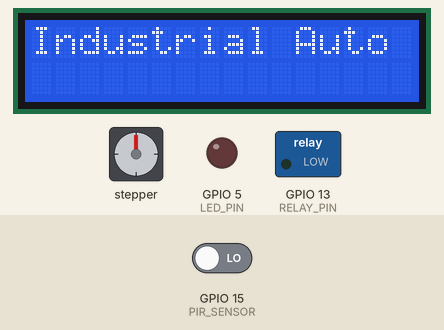
Simulated run of this sketch. Board: ESP32. On the bench: stepper motor, 16×2 character LCD, switched loads named in the sketch (green lamp = pin HIGH), output pins drawn as LEDs (lit = HIGH). Wiring (from diagram.json): stepper motor driver (200 steps per turn assumed): step GPIO 18; direction GPIO 19. The test bench sets the inputs (shaded band); at power-on: GPIO 15 (PIR_SENSOR) LOW. Pins used as bus, display or sensor lines are not drawn; what the sketch prints to the serial monitor is not drawn.

Above: at 0.1 s.
At 3.2 s:
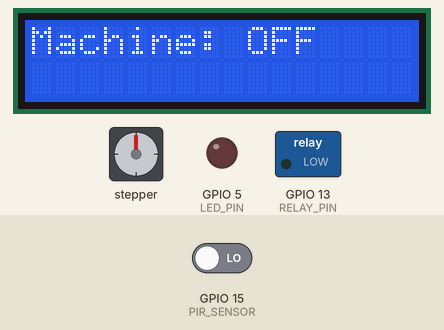
3.3 s: GPIO 15 (PIR_SENSOR) driven HIGH
At 5.0 s:
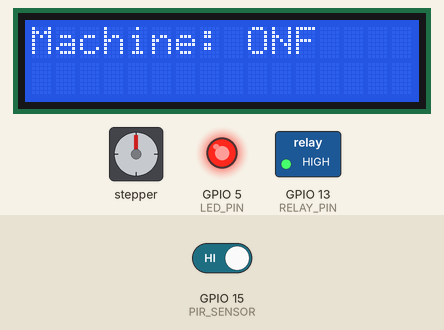
Timing chart, 0 to 13.4 s (numbered marks = the images above; inputs shaded):
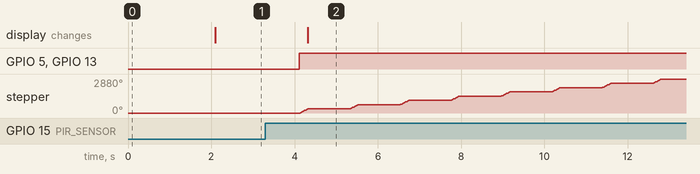

Measured:
- after the input at 3.3 s, GPIO 5 (LED_PIN), GPIO 13 (RELAY_PIN): LOW → HIGH after 0.81 s; stepper: turns 360° clockwise in 0.18 s, repeating every 1.2 s; the display: changes after 1.0 s (image 2)

The sketch:

sketch.ino
```cpp
#include <Wire.h>
#include <LiquidCrystal_I2C.h>

#define PIR_SENSOR 15
#define RELAY_PIN 13
#define STEP_PIN 18
#define DIR_PIN 19
#define LED_PIN 5

LiquidCrystal_I2C lcd(0x27, 16, 2); // I2C address 0x27 for 16x2 LCD

void setup() {
    Serial.begin(115200);

    pinMode(PIR_SENSOR, INPUT);
    pinMode(RELAY_PIN, OUTPUT);
    pinMode(LED_PIN, OUTPUT);

    pinMode(STEP_PIN, OUTPUT);
    pinMode(DIR_PIN, OUTPUT);

    lcd.begin(16,2);
    lcd.backlight();
    lcd.setCursor(0, 0);
    lcd.print("Industrial Auto");
    delay(2000);
    lcd.clear();
}

void loop() {
    int motionDetected = digitalRead(PIR_SENSOR);

    if (motionDetected) {
        Serial.println("Motion Detected!");
        digitalWrite(RELAY_PIN, HIGH);  // Activate Relay
        digitalWrite(LED_PIN, HIGH);    // Turn ON LED
        lcd.setCursor(0, 0);
        lcd.print("Machine: ON");

        // Run Stepper Motor
        digitalWrite(DIR_PIN, HIGH);
        for (int i = 0; i < 200; i++) {
            digitalWrite(STEP_PIN, HIGH);
            delayMicroseconds(500);
            digitalWrite(STEP_PIN, LOW);
            delayMicroseconds(500);
        }

    } else {
        Serial.println("No Motion.");
        digitalWrite(RELAY_PIN, LOW);  // Deactivate Relay
        digitalWrite(LED_PIN, LOW);    // Turn OFF LED
        lcd.setCursor(0, 0);
        lcd.print("Machine: OFF ");
    }

    delay(1000);
}
```
